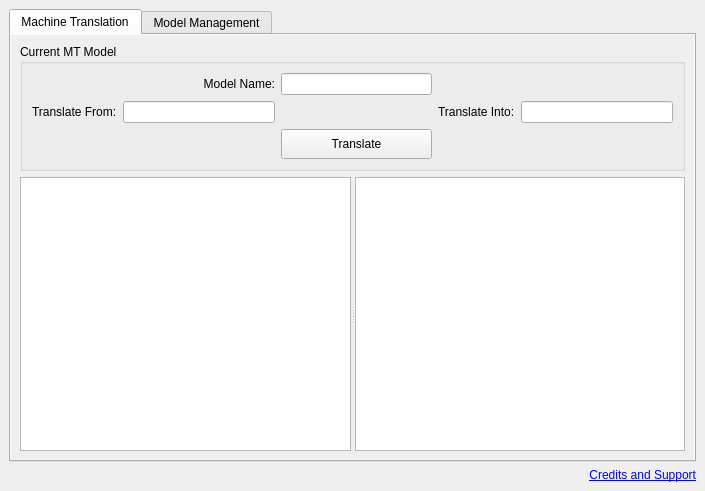
<?xml version="1.0" encoding="UTF-8"?>
<ui version="4.0">
 <class>MainWindow</class>
 <widget class="QMainWindow" name="MainWindow">
  <property name="geometry">
   <rect>
    <x>0</x>
    <y>0</y>
    <width>705</width>
    <height>491</height>
   </rect>
  </property>
  <property name="sizePolicy">
   <sizepolicy hsizetype="Preferred" vsizetype="Preferred">
    <horstretch>0</horstretch>
    <verstretch>0</verstretch>
   </sizepolicy>
  </property>
  <property name="windowTitle">
   <string>Moses Machine Translation System</string>
  </property>
  <property name="windowIcon">
   <iconset resource="icons.qrc">
    <normaloff>:/icon/moses.ico</normaloff>:/icon/moses.ico</iconset>
  </property>
  <property name="layoutDirection">
   <enum>Qt::LeftToRight</enum>
  </property>
  <property name="locale">
   <locale language="English" country="UnitedKingdom"/>
  </property>
  <widget class="QWidget" name="centralWidget">
   <property name="sizePolicy">
    <sizepolicy hsizetype="Preferred" vsizetype="Preferred">
     <horstretch>0</horstretch>
     <verstretch>0</verstretch>
    </sizepolicy>
   </property>
   <layout class="QVBoxLayout" name="verticalLayout_3">
    <item>
     <widget class="QTabWidget" name="tabWidget">
      <property name="autoFillBackground">
       <bool>true</bool>
      </property>
      <property name="currentIndex">
       <number>0</number>
      </property>
      <widget class="QWidget" name="tab">
       <property name="autoFillBackground">
        <bool>true</bool>
       </property>
       <attribute name="title">
        <string>Machine Translation</string>
       </attribute>
       <layout class="QVBoxLayout" name="verticalLayout_2" stretch="2,8">
        <item>
         <widget class="QGroupBox" name="groupBox">
          <property name="title">
           <string>Current MT Model</string>
          </property>
          <layout class="QGridLayout" name="gridLayout">
           <item row="2" column="0">
            <widget class="QLabel" name="label">
             <property name="text">
              <string>Translate From:</string>
             </property>
            </widget>
           </item>
           <item row="2" column="1">
            <widget class="QLineEdit" name="editSrcLang">
             <property name="readOnly">
              <bool>true</bool>
             </property>
            </widget>
           </item>
           <item row="2" column="4">
            <widget class="QLineEdit" name="editTrgLang">
             <property name="readOnly">
              <bool>true</bool>
             </property>
            </widget>
           </item>
           <item row="2" column="3">
            <widget class="QLabel" name="label_3">
             <property name="text">
              <string>Translate Into:</string>
             </property>
            </widget>
           </item>
           <item row="3" column="2">
            <widget class="QPushButton" name="btnTranslate">
             <property name="enabled">
              <bool>true</bool>
             </property>
             <property name="minimumSize">
              <size>
               <width>120</width>
               <height>30</height>
              </size>
             </property>
             <property name="text">
              <string>Translate</string>
             </property>
             <property name="flat">
              <bool>false</bool>
             </property>
            </widget>
           </item>
           <item row="1" column="2">
            <widget class="QLineEdit" name="editModelName">
             <property name="readOnly">
              <bool>true</bool>
             </property>
            </widget>
           </item>
           <item row="1" column="1">
            <widget class="QLabel" name="label_2">
             <property name="text">
              <string>Model Name:</string>
             </property>
             <property name="alignment">
              <set>Qt::AlignRight|Qt::AlignTrailing|Qt::AlignVCenter</set>
             </property>
            </widget>
           </item>
          </layout>
         </widget>
        </item>
        <item>
         <widget class="QSplitter" name="splitter">
          <property name="orientation">
           <enum>Qt::Horizontal</enum>
          </property>
          <widget class="QTextEdit" name="editSrc"/>
          <widget class="QTextEdit" name="editTrg">
           <property name="readOnly">
            <bool>true</bool>
           </property>
          </widget>
         </widget>
        </item>
       </layout>
      </widget>
      <widget class="QWidget" name="tab_2">
       <property name="autoFillBackground">
        <bool>true</bool>
       </property>
       <attribute name="title">
        <string>Model Management</string>
       </attribute>
       <layout class="QVBoxLayout" name="verticalLayout" stretch="0,1000">
        <item>
         <widget class="QLabel" name="label_5">
          <property name="autoFillBackground">
           <bool>true</bool>
          </property>
          <property name="text">
           <string>TextLabel</string>
          </property>
         </widget>
        </item>
        <item>
         <widget class="QSplitter" name="splitter_4">
          <property name="orientation">
           <enum>Qt::Horizontal</enum>
          </property>
          <widget class="QGroupBox" name="groupBox_3">
           <property name="minimumSize">
            <size>
             <width>200</width>
             <height>0</height>
            </size>
           </property>
           <property name="maximumSize">
            <size>
             <width>200</width>
             <height>16777215</height>
            </size>
           </property>
           <property name="autoFillBackground">
            <bool>true</bool>
           </property>
           <property name="title">
            <string>Management</string>
           </property>
           <layout class="QFormLayout" name="formLayout">
            <item row="0" column="0" colspan="2">
             <widget class="QPushButton" name="newModelBtn">
              <property name="locale">
               <locale language="English" country="UnitedKingdom"/>
              </property>
              <property name="text">
               <string>Install New Model ...</string>
              </property>
             </widget>
            </item>
            <item row="1" column="0" colspan="2">
             <widget class="QPushButton" name="delModelBtn">
              <property name="text">
               <string>Uninstall Selected Model ...</string>
              </property>
             </widget>
            </item>
           </layout>
          </widget>
          <widget class="QTableView" name="tableView">
           <property name="font">
            <font>
             <pointsize>7</pointsize>
            </font>
           </property>
           <property name="mouseTracking">
            <bool>false</bool>
           </property>
           <property name="contextMenuPolicy">
            <enum>Qt::DefaultContextMenu</enum>
           </property>
           <property name="autoFillBackground">
            <bool>true</bool>
           </property>
           <property name="locale">
            <locale language="English" country="UnitedKingdom"/>
           </property>
           <property name="frameShape">
            <enum>QFrame::StyledPanel</enum>
           </property>
           <property name="frameShadow">
            <enum>QFrame::Plain</enum>
           </property>
           <property name="editTriggers">
            <set>QAbstractItemView::NoEditTriggers</set>
           </property>
           <property name="selectionMode">
            <enum>QAbstractItemView::SingleSelection</enum>
           </property>
           <property name="selectionBehavior">
            <enum>QAbstractItemView::SelectRows</enum>
           </property>
           <property name="gridStyle">
            <enum>Qt::DashLine</enum>
           </property>
           <property name="sortingEnabled">
            <bool>true</bool>
           </property>
           <property name="wordWrap">
            <bool>false</bool>
           </property>
           <property name="cornerButtonEnabled">
            <bool>false</bool>
           </property>
           <attribute name="verticalHeaderVisible">
            <bool>false</bool>
           </attribute>
           <attribute name="verticalHeaderShowSortIndicator" stdset="0">
            <bool>true</bool>
           </attribute>
          </widget>
         </widget>
        </item>
       </layout>
      </widget>
     </widget>
    </item>
    <item>
     <widget class="QLabel" name="labelInfo">
      <property name="text">
       <string>&lt;qt&gt;&lt;a href=&quot;www&quot;&gt;Credits and Support&lt;/a&gt;&lt;/qt&gt;</string>
      </property>
      <property name="textFormat">
       <enum>Qt::AutoText</enum>
      </property>
      <property name="alignment">
       <set>Qt::AlignRight|Qt::AlignTrailing|Qt::AlignVCenter</set>
      </property>
     </widget>
    </item>
   </layout>
  </widget>
 </widget>
 <resources>
  <include location="icons.qrc"/>
 </resources>
 <connections/>
</ui>
